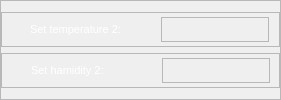
                  <widget class="QFrame" name="frame_166">
                   <property name="sizePolicy">
                    <sizepolicy hsizetype="Expanding" vsizetype="Expanding">
                     <horstretch>1</horstretch>
                     <verstretch>1</verstretch>
                    </sizepolicy>
                   </property>
                   <property name="minimumSize">
                    <size>
                     <width>200</width>
                     <height>45</height>
                    </size>
                   </property>
                   <property name="maximumSize">
                    <size>
                     <width>16777215</width>
                     <height>255</height>
                    </size>
                   </property>
                   <property name="frameShape">
                    <enum>QFrame::StyledPanel</enum>
                   </property>
                   <property name="frameShadow">
                    <enum>QFrame::Raised</enum>
                   </property>
                   <layout class="QVBoxLayout" name="verticalLayout_100">
                    <property name="leftMargin">
                     <number>0</number>
                    </property>
                    <property name="rightMargin">
                     <number>0</number>
                    </property>
                    <item>
                     <widget class="QFrame" name="frame_167">
                      <property name="sizePolicy">
                       <sizepolicy hsizetype="Expanding" vsizetype="Expanding">
                        <horstretch>1</horstretch>
                        <verstretch>3</verstretch>
                       </sizepolicy>
                      </property>
                      <property name="minimumSize">
                       <size>
                        <width>200</width>
                        <height>7</height>
                       </size>
                      </property>
                      <property name="maximumSize">
                       <size>
                        <width>16777215</width>
                        <height>100</height>
                       </size>
                      </property>
                      <property name="styleSheet">
                       <string notr="true">#frame_167{
	
	border-image: url(:/images/phptps/frame 1-01.svg);

}</string>
                      </property>
                      <property name="frameShape">
                       <enum>QFrame::StyledPanel</enum>
                      </property>
                      <property name="frameShadow">
                       <enum>QFrame::Raised</enum>
                      </property>
                      <layout class="QHBoxLayout" name="horizontalLayout_96">
                       <property name="topMargin">
                        <number>0</number>
                       </property>
                       <property name="rightMargin">
                        <number>10</number>
                       </property>
                       <property name="bottomMargin">
                        <number>0</number>
                       </property>
                       <item>
                        <widget class="QFrame" name="frame_168">
                         <property name="sizePolicy">
                          <sizepolicy hsizetype="Expanding" vsizetype="Expanding">
                           <horstretch>1</horstretch>
                           <verstretch>1</verstretch>
                          </sizepolicy>
                         </property>
                         <property name="minimumSize">
                          <size>
                           <width>185</width>
                           <height>7</height>
                          </size>
                         </property>
                         <property name="styleSheet">
                          <string notr="true">#frame_168{
	border:none;
	background-color: none;

}</string>
                         </property>
                         <property name="frameShape">
                          <enum>QFrame::StyledPanel</enum>
                         </property>
                         <property name="frameShadow">
                          <enum>QFrame::Raised</enum>
                         </property>
                         <layout class="QHBoxLayout" name="horizontalLayout_97">
                          <property name="leftMargin">
                           <number>0</number>
                          </property>
                          <property name="topMargin">
                           <number>4</number>
                          </property>
                          <property name="rightMargin">
                           <number>0</number>
                          </property>
                          <property name="bottomMargin">
                           <number>4</number>
                          </property>
                          <item>
                           <widget class="QLabel" name="temp_image_down_39">
                            <property name="sizePolicy">
                             <sizepolicy hsizetype="Expanding" vsizetype="Expanding">
                              <horstretch>2</horstretch>
                              <verstretch>2</verstretch>
                             </sizepolicy>
                            </property>
                            <property name="minimumSize">
                             <size>
                              <width>13</width>
                              <height>5</height>
                             </size>
                            </property>
                            <property name="styleSheet">
                             <string notr="true">background-color: none;
	image: url(:/images/phptps/tama-sanj-07.svg);</string>
                            </property>
                            <property name="text">
                             <string/>
                            </property>
                           </widget>
                          </item>
                          <item>
                           <widget class="QLabel" name="curent_temp_label_33">
                            <property name="sizePolicy">
                             <sizepolicy hsizetype="Expanding" vsizetype="Expanding">
                              <horstretch>8</horstretch>
                              <verstretch>8</verstretch>
                             </sizepolicy>
                            </property>
                            <property name="minimumSize">
                             <size>
                              <width>125</width>
                              <height>12</height>
                             </size>
                            </property>
                            <property name="font">
                             <font>
                              <pointsize>8</pointsize>
                             </font>
                            </property>
                            <property name="styleSheet">
                             <string notr="true">background-color: none;
	
		color: white;
	
</string>
                            </property>
                            <property name="text">
                             <string>Set temperature 2:</string>
                            </property>
                           </widget>
                          </item>
                          <item>
                           <widget class="QFrame" name="frame_169">
                            <property name="sizePolicy">
                             <sizepolicy hsizetype="Expanding" vsizetype="Expanding">
                              <horstretch>0</horstretch>
                              <verstretch>0</verstretch>
                             </sizepolicy>
                            </property>
                            <property name="minimumSize">
                             <size>
                              <width>29</width>
                              <height>17</height>
                             </size>
                            </property>
                            <property name="styleSheet">
                             <string notr="true">background-color: none;
</string>
                            </property>
                            <property name="inputMethodHints">
                             <set>Qt::ImhFormattedNumbersOnly</set>
                            </property>
                            <property name="frameShape">
                             <enum>QFrame::StyledPanel</enum>
                            </property>
                            <property name="frameShadow">
                             <enum>QFrame::Raised</enum>
                            </property>
                            <layout class="QHBoxLayout" name="horizontalLayout_98">
                             <property name="leftMargin">
                              <number>0</number>
                             </property>
                             <property name="topMargin">
                              <number>0</number>
                             </property>
                             <property name="rightMargin">
                              <number>0</number>
                             </property>
                             <property name="bottomMargin">
                              <number>0</number>
                             </property>
                             <item>
                              <widget class="QLineEdit" name="lineEdit_6">
                               <property name="sizePolicy">
                                <sizepolicy hsizetype="Expanding" vsizetype="Expanding">
                                 <horstretch>0</horstretch>
                                 <verstretch>0</verstretch>
                                </sizepolicy>
                               </property>
                               <property name="styleSheet">
                                <string notr="true">background-color: transparent;
border:none</string>
                               </property>
                              </widget>
                             </item>
                            </layout>
                           </widget>
                          </item>
                         </layout>
                        </widget>
                       </item>
                      </layout>
                     </widget>
                    </item>
                    <item>
                     <widget class="QFrame" name="frame_170">
                      <property name="sizePolicy">
                       <sizepolicy hsizetype="Expanding" vsizetype="Expanding">
                        <horstretch>1</horstretch>
                        <verstretch>3</verstretch>
                       </sizepolicy>
                      </property>
                      <property name="minimumSize">
                       <size>
                        <width>200</width>
                        <height>0</height>
                       </size>
                      </property>
                      <property name="maximumSize">
                       <size>
                        <width>16777215</width>
                        <height>100</height>
                       </size>
                      </property>
                      <property name="styleSheet">
                       <string notr="true">#frame_170{
	
	border-image: url(:/images/phptps/frame 1-01.svg);

}</string>
                      </property>
                      <property name="frameShape">
                       <enum>QFrame::StyledPanel</enum>
                      </property>
                      <property name="frameShadow">
                       <enum>QFrame::Raised</enum>
                      </property>
                      <layout class="QHBoxLayout" name="horizontalLayout_99">
                       <property name="leftMargin">
                        <number>0</number>
                       </property>
                       <property name="topMargin">
                        <number>4</number>
                       </property>
                       <property name="rightMargin">
                        <number>0</number>
                       </property>
                       <property name="bottomMargin">
                        <number>4</number>
                       </property>
                       <item>
                        <widget class="QFrame" name="frame_171">
                         <property name="sizePolicy">
                          <sizepolicy hsizetype="Expanding" vsizetype="Expanding">
                           <horstretch>1</horstretch>
                           <verstretch>1</verstretch>
                          </sizepolicy>
                         </property>
                         <property name="minimumSize">
                          <size>
                           <width>200</width>
                           <height>14</height>
                          </size>
                         </property>
                         <property name="styleSheet">
                          <string notr="true">#frame_171{
	border:none;
	background-color: none;

}</string>
                         </property>
                         <property name="frameShape">
                          <enum>QFrame::StyledPanel</enum>
                         </property>
                         <property name="frameShadow">
                          <enum>QFrame::Raised</enum>
                         </property>
                         <layout class="QHBoxLayout" name="horizontalLayout_100">
                          <property name="topMargin">
                           <number>0</number>
                          </property>
                          <property name="bottomMargin">
                           <number>0</number>
                          </property>
                          <item>
                           <widget class="QLabel" name="temp_image_down_40">
                            <property name="sizePolicy">
                             <sizepolicy hsizetype="Expanding" vsizetype="Expanding">
                              <horstretch>2</horstretch>
                              <verstretch>2</verstretch>
                             </sizepolicy>
                            </property>
                            <property name="minimumSize">
                             <size>
                              <width>13</width>
                              <height>5</height>
                             </size>
                            </property>
                            <property name="styleSheet">
                             <string notr="true">background-color: none;
image: url(:/images/phptps/rotobat-07.svg);</string>
                            </property>
                            <property name="text">
                             <string/>
                            </property>
                           </widget>
                          </item>
                          <item>
                           <widget class="QLabel" name="curent_temp_label_34">
                            <property name="sizePolicy">
                             <sizepolicy hsizetype="Expanding" vsizetype="Expanding">
                              <horstretch>8</horstretch>
                              <verstretch>8</verstretch>
                             </sizepolicy>
                            </property>
                            <property name="minimumSize">
                             <size>
                              <width>125</width>
                              <height>7</height>
                             </size>
                            </property>
                            <property name="font">
                             <font>
                              <pointsize>8</pointsize>
                             </font>
                            </property>
                            <property name="styleSheet">
                             <string notr="true">background-color: none;
	
		color: white;
	
</string>
                            </property>
                            <property name="text">
                             <string>Set hamidity 2:</string>
                            </property>
                           </widget>
                          </item>
                          <item>
                           <widget class="QFrame" name="frame_172">
                            <property name="sizePolicy">
                             <sizepolicy hsizetype="Expanding" vsizetype="Expanding">
                              <horstretch>0</horstretch>
                              <verstretch>0</verstretch>
                             </sizepolicy>
                            </property>
                            <property name="minimumSize">
                             <size>
                              <width>29</width>
                              <height>17</height>
                             </size>
                            </property>
                            <property name="styleSheet">
                             <string notr="true">background-color: none;
</string>
                            </property>
                            <property name="inputMethodHints">
                             <set>Qt::ImhFormattedNumbersOnly</set>
                            </property>
                            <property name="frameShape">
                             <enum>QFrame::StyledPanel</enum>
                            </property>
                            <property name="frameShadow">
                             <enum>QFrame::Raised</enum>
                            </property>
                            <layout class="QHBoxLayout" name="horizontalLayout_101">
                             <property name="leftMargin">
                              <number>0</number>
                             </property>
                             <property name="topMargin">
                              <number>0</number>
                             </property>
                             <property name="rightMargin">
                              <number>0</number>
                             </property>
                             <property name="bottomMargin">
                              <number>0</number>
                             </property>
                             <item>
                              <widget class="QLineEdit" name="lineEdit_8">
                               <property name="sizePolicy">
                                <sizepolicy hsizetype="Expanding" vsizetype="Expanding">
                                 <horstretch>0</horstretch>
                                 <verstretch>0</verstretch>
                                </sizepolicy>
                               </property>
                               <property name="styleSheet">
                                <string notr="true">background-color: transparent;
border:none</string>
                               </property>
                              </widget>
                             </item>
                            </layout>
                           </widget>
                          </item>
                         </layout>
                        </widget>
                       </item>
                      </layout>
                     </widget>
                    </item>
                   </layout>
                  </widget>
